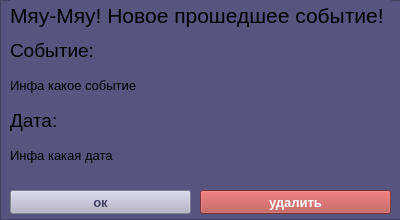
<?xml version="1.0" encoding="UTF-8"?>
<ui version="4.0">
 <class>EventPassed</class>
 <widget class="QWidget" name="EventPassed">
  <property name="geometry">
   <rect>
    <x>0</x>
    <y>0</y>
    <width>400</width>
    <height>220</height>
   </rect>
  </property>
  <property name="windowTitle">
   <string>EventPassed</string>
  </property>
  <widget class="QFrame" name="frame">
   <property name="geometry">
    <rect>
     <x>0</x>
     <y>0</y>
     <width>411</width>
     <height>220</height>
    </rect>
   </property>
   <property name="styleSheet">
    <string notr="true">background-color: rgb(85, 85, 127);</string>
   </property>
   <property name="frameShape">
    <enum>QFrame::Shape::StyledPanel</enum>
   </property>
   <property name="frameShadow">
    <enum>QFrame::Shadow::Raised</enum>
   </property>
   <widget class="QLabel" name="label">
    <property name="geometry">
     <rect>
      <x>10</x>
      <y>0</y>
      <width>381</width>
      <height>31</height>
     </rect>
    </property>
    <property name="font">
     <font>
      <family>Yu Gothic UI</family>
      <pointsize>16</pointsize>
      <bold>false</bold>
     </font>
    </property>
    <property name="text">
     <string>Мяу-Мяу! Новое прошедшее событие!</string>
    </property>
   </widget>
   <widget class="QLabel" name="label_2">
    <property name="geometry">
     <rect>
      <x>10</x>
      <y>40</y>
      <width>381</width>
      <height>21</height>
     </rect>
    </property>
    <property name="font">
     <font>
      <family>Yu Gothic UI</family>
      <pointsize>14</pointsize>
      <bold>false</bold>
     </font>
    </property>
    <property name="text">
     <string>Событие:</string>
    </property>
   </widget>
   <widget class="QLabel" name="label_3">
    <property name="geometry">
     <rect>
      <x>10</x>
      <y>110</y>
      <width>381</width>
      <height>21</height>
     </rect>
    </property>
    <property name="font">
     <font>
      <family>Yu Gothic UI</family>
      <pointsize>14</pointsize>
      <bold>false</bold>
     </font>
    </property>
    <property name="text">
     <string>Дата:</string>
    </property>
   </widget>
   <widget class="QLabel" name="labelEventContant">
    <property name="geometry">
     <rect>
      <x>10</x>
      <y>70</y>
      <width>371</width>
      <height>31</height>
     </rect>
    </property>
    <property name="font">
     <font>
      <family>Yu Gothic UI</family>
      <pointsize>10</pointsize>
     </font>
    </property>
    <property name="text">
     <string>Инфа какое событие</string>
    </property>
   </widget>
   <widget class="QLabel" name="labelEventDate">
    <property name="geometry">
     <rect>
      <x>10</x>
      <y>140</y>
      <width>131</width>
      <height>31</height>
     </rect>
    </property>
    <property name="font">
     <font>
      <family>Yu Gothic UI</family>
      <pointsize>10</pointsize>
     </font>
    </property>
    <property name="text">
     <string>Инфа какая дата</string>
    </property>
   </widget>
   <widget class="QPushButton" name="pushOkButton">
    <property name="geometry">
     <rect>
      <x>10</x>
      <y>190</y>
      <width>181</width>
      <height>24</height>
     </rect>
    </property>
    <property name="font">
     <font>
      <family>Yu Gothic UI</family>
      <pointsize>10</pointsize>
      <bold>true</bold>
     </font>
    </property>
    <property name="styleSheet">
     <string notr="true">QPushButton {
	background-color: rgb(177, 177, 200);

color: rgb(66, 66, 98);


}
QPushButton:hover {
	
	background-color: rgb(146, 146, 173);
}
QPushButton:pressed {
	
	background-color: rgb(134, 130, 162);
}</string>
    </property>
    <property name="text">
     <string>ок</string>
    </property>
   </widget>
   <widget class="QPushButton" name="pushOkButton_2">
    <property name="geometry">
     <rect>
      <x>200</x>
      <y>190</y>
      <width>191</width>
      <height>24</height>
     </rect>
    </property>
    <property name="font">
     <font>
      <family>Yu Gothic UI</family>
      <pointsize>10</pointsize>
      <bold>true</bold>
     </font>
    </property>
    <property name="styleSheet">
     <string notr="true">QPushButton {
background-color: rgb(184, 70, 70);
color: rgb(255, 255, 255);

}
QPushButton:hover {
	
	background-color: rgb(172, 92, 92);
}
QPushButton:pressed {
	background-color: rgb(143, 67, 60);
}</string>
    </property>
    <property name="text">
     <string>удалить</string>
    </property>
   </widget>
  </widget>
 </widget>
 <layoutdefault spacing="6" margin="11"/>
 <resources/>
 <connections/>
</ui>
